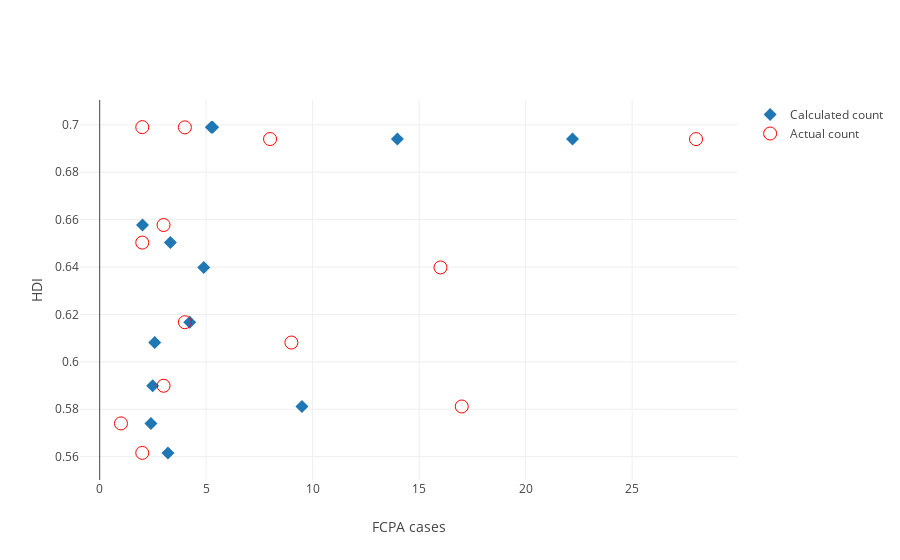

Write notebook code for a chart like this one.
### Code cell
import plotly.plotly as py
import plotly.graph_objs as go
trace1 = go.Scatter(
    x = np.exp(df_hdi_medium['Calc Count']),
    y = df_hdi_medium['score'],
    text = df_hdi_medium['Legend'],
    mode='markers',
    marker = dict(symbol='diamond', size=10),
    name = 'Calculated count'
)

trace2 = go.Scatter(
    x = df_hdi_medium['Count'],
    y = df_hdi_medium['score'],
    text = df_hdi_medium['Legend'],
    mode='markers',
    marker=dict(size=13, color ='red', symbol = "circle-open"),
    name = 'Actual count'
)

layout = go.Layout(
    xaxis=dict(
        title = 'FCPA cases'
    ),
    yaxis=dict(
        title = 'HDI'
    )
)
data = [trace1, trace2]

plotly.offline.iplot({'data':data, 'layout': layout}, filename='HDI vs fcpa: Medium HDI')

### Figure 1 — Plotly figure (JSON) as saved in the notebook; plotly's stock layout.template omitted (floating-point values rounded to 4 significant figures)
{"data": [{"marker": {"size": 10, "symbol": "diamond"}, "mode": "markers", "name": "Calculated count", "text": ["pm 14.0<br>cti 4.0<br>rt 0.0", "pm 2.0<br>cti 7.0<br>rt 6.0", "pm 8.0<br>cti 7.0<br>rt 3.0", "pm 10.0<br>cti 5.0<br>rt 6.0", "pm 15.0<br>cti 4.0<br>rt 4.0", "pm 14.0<br>cti 3.0<br>rt 7.0", "pm 13.0<br>cti 6.0<br>rt 7.0", "pm 13.0<br>cti 2.0<br>rt 0.0", "pm 15.0<br>cti 6.0<br>rt 0.0", "pm 12.0<br>cti 4.0<br>rt 0.0", "pm 5.0<br>cti 4.0<br>rt 0.0", "pm 10.0<br>cti 5.0<br>rt 0.0", "pm 3.0<br>cti 5.0<br>rt 0.0"], "type": "scatter", "uid": "7fd4761c-b9a7-11e8-9f0d-c48e8ff48516", "x": [5.242, 5.303, 13.98, 22.2, 2.011, 3.32, 4.887, 4.229, 2.584, 2.488, 9.496, 2.406, 3.204], "y": [0.699, 0.6989, 0.694, 0.694, 0.6577, 0.6503, 0.6398, 0.6167, 0.6082, 0.5899, 0.5812, 0.574, 0.5616]}, {"marker": {"color": "red", "size": 13, "symbol": "circle-open"}, "mode": "markers", "name": "Actual count", "text": ["pm 14.0<br>cti 4.0<br>rt 0.0", "pm 2.0<br>cti 7.0<br>rt 6.0", "pm 8.0<br>cti 7.0<br>rt 3.0", "pm 10.0<br>cti 5.0<br>rt 6.0", "pm 15.0<br>cti 4.0<br>rt 4.0", "pm 14.0<br>cti 3.0<br>rt 7.0", "pm 13.0<br>cti 6.0<br>rt 7.0", "pm 13.0<br>cti 2.0<br>rt 0.0", "pm 15.0<br>cti 6.0<br>rt 0.0", "pm 12.0<br>cti 4.0<br>rt 0.0", "pm 5.0<br>cti 4.0<br>rt 0.0", "pm 10.0<br>cti 5.0<br>rt 0.0", "pm 3.0<br>cti 5.0<br>rt 0.0"], "type": "scatter", "uid": "7fd4761d-b9a7-11e8-84ad-c48e8ff48516", "x": [2, 4, 8, 28, 3, 2, 16, 4, 9, 3, 17, 1, 2], "y": [0.699, 0.6989, 0.694, 0.694, 0.6577, 0.6503, 0.6398, 0.6167, 0.6082, 0.5899, 0.5812, 0.574, 0.5616]}], "layout": {"xaxis": {"title": "FCPA cases"}, "yaxis": {"title": "HDI"}}}
